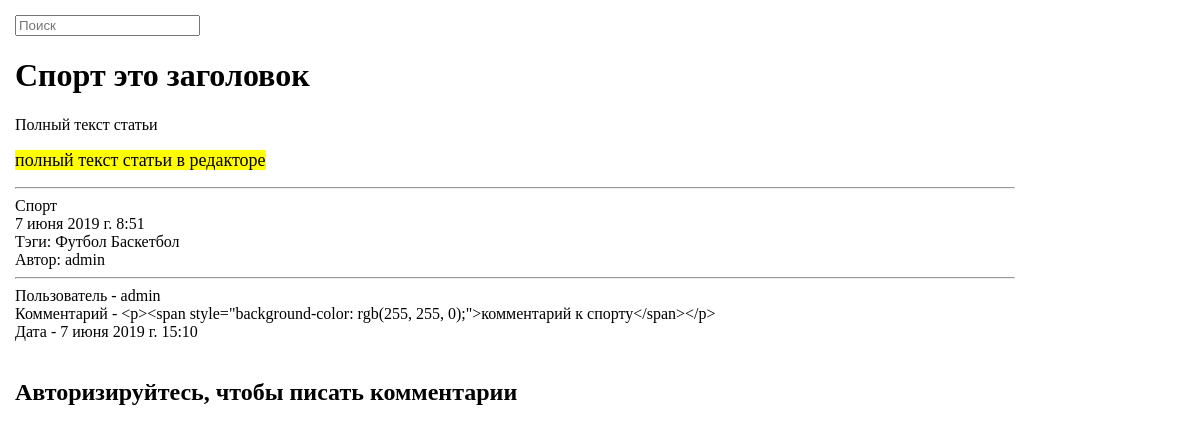
Page /single/1 on the earlier database version.
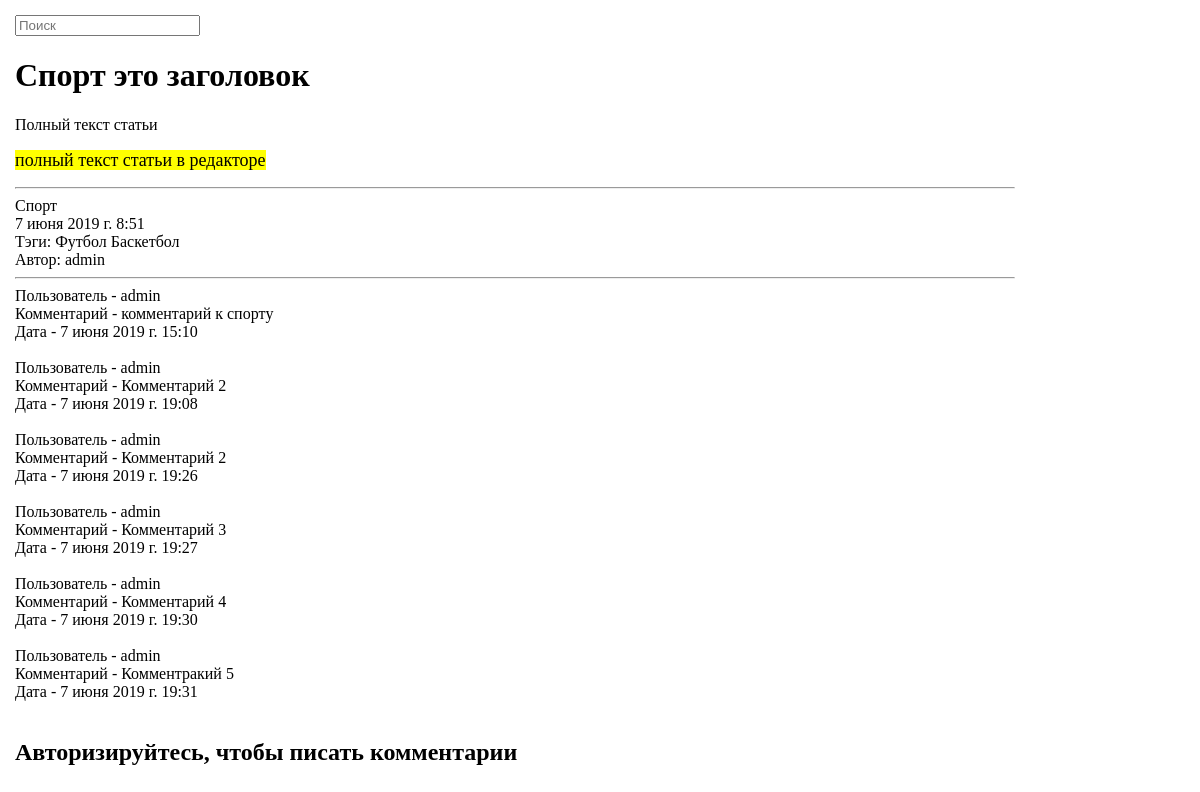
Same page on the later database version.
### news/models.py (models this page shows, shortened)
class News (models.Model):
    user = models.ForeignKey(User,          # у одного автора много постов
                             verbose_name='Автор',
                             on_delete=models.CASCADE)      # при удалении юзера все его новости удаляются
    title = models.CharField(verbose_name='Заголовок', max_length=100)
    category = models.ForeignKey(Category,          # в одной категории много новостей
                                 verbose_name='Категория',
                                 on_delete=models.SET_NULL,  # при удалении категории поле будет пустым,
                                 null=True)                  # статья удаляться не будет
    text_min = models.TextField(verbose_name="мин. текст", max_length=350)
    text = models.TextField("Текст статьи")
    tags = models.ManyToManyField(Tag, verbose_name="Теги", )  # у одной статьи несколько тегов
    created = models.DateTimeField("Дата создания", auto_now_add=True)  # Автоматическое присванивание даты
    description = models.CharField("Описание", max_length=100)
    keywords = models.CharField("Ключевые слова", max_length=50)
    class Meta:
        verbose_name = 'Статья'
        verbose_name_plural = 'Стаьи'

class Category(models.Model):
    title = models.CharField('Название', max_length=50)
    class Meta:                                 # будет в админ панели
        verbose_name = 'Категория'
        verbose_name_plural = 'Категории'
    def __str__(self):
        return self.title  # Возвращает НАЗВАНИЕ статьи

class Tag(models.Model):
    title = models.CharField("Тег", max_length=50)
    class Meta:
        verbose_name = "Тег"
        verbose_name_plural = "Теги"

class Comments(models.Model):
    text = models.TextField('Комментарий')
    new = models.ForeignKey(News,           # для использования внешнего ключа, класс News уже должен быть объявлен
                            verbose_name='новость',
                            on_delete=models.CASCADE)  # при удалении поста удаляются все комметарии
    user = models.ForeignKey(User,          # у одного автора много комментариев
                             verbose_name='Пользователь',
                             on_delete=models.CASCADE)
    created = models.DateTimeField('Дата создания', auto_now_add=True, null=True)
    moderation = models.BooleanField("Модерация", default=False)
    class Meta:
        verbose_name = 'Комментарий'
        verbose_name_plural = 'Комментарии'

### news/views.py (the view)
# urls.py: path('single/<int:pk>', views.new_single, name='new_single'),        # указываем имя, чтобы потом использовать его в шаблонах
def new_single(request, pk):           # pk is id of article
    new = get_object_or_404(News, id=pk)
    comment = Comments.objects.filter(new=pk)  # moderation=True)       # все записи, где номер статьи = pk (и комментарии модерированы)
    if request.method == 'POST':
        form = CommentForm(request.POST)        # пользователь уже ввел
        if form.is_valid():
            form = form.save(commit=False)  # Приостановили сохранение формы
            form.user = request.user  # к полю форм.юзер присваиваем имя того, кто совершил запрос
            form.new = new  # присвоим статью, на которой делали комментарий
            form.save()
            return redirect(new_single, pk)  # перенаправляем пользователя на изначальную страницу новости
    else:
        form = CommentForm()
    return render(request, "news/new_single.html",  # передаем в ХТМЛ то, что в кавычках
                  {"new": new,
                   'comments': comment,        # выше первый метод вывода комментариев
                   "form": form})          # потом перейти в УРЛ, который будет запускать эту функцию

### news/forms.py
class CommentForm(ModelForm):
    class Meta:
        model = Comments
        fields = ('text', )

### templates/news/new_single.html (shortened to what this page needs)
{% extends 'news/base.html' %}
{% block content %}
     <h1>{{ new.title }}</h1>
    <p>{{ new.text | safe }}</p><hr>
    {{ new.category }}<br>
    {{ new.created }}<br>
    Тэги: {% for tag in new.tags.all %}
            {{ tag.title }}
        {% endfor %}<br>
    Автор: {{ new.user }} <hr>
     {% for comment in comments %}
         Пользователь - {{ comment.user }}<br>
         Комментарий - {{ comment.text }}<br>
         Дата - {{ comment.created }} <br><br>
     {%  endfor %}
     {% if user.is_active %}
         <form action="" method="post">
             {% csrf_token %}
             {{ form.as_p }} <br>
             <button type="submit">Send</button>
         </form>
     {% else %}
        <h2>Авторизируйтесь, чтобы писать комментарии</h2>
     {% endif %}
{% endblock %}

### templates/news/base.html (shortened to what this page needs)
{% extends 'base.html' %}

### templates/base.html (shortened to what this page needs)
{% load staticfiles %}
<!DOCTYPE html>
<html lang="en">
<head>
    <link rel="stylesheet" href="{% static 'css/style.css' %}">
</head>
<body>
    <div class="page">
    <input type="search" value="" name="search" placeholder="Поиск">
    <div class="main">
    {% block content %}{% endblock %}
    </div>
    </div>
</body>
</html>

### static/css/style.css (style rules this page uses)
body { margin: 0; }
.page { margin: 0 auto; padding: 15px; max-width: 1300px; }
.main { width: 1000px; }

Differences in the rows shown:
changed Comments: text "<p><span style=\"background-color: rgb(255, 255, 0);\">комментарий к спорту</span></p>" → "комментарий к спортy"
added Comments: user "admin", text "Комментарий 2", created "7 июня 2019 г. 19:08"
added Comments: user "admin", text "Комментарий 2", created "7 июня 2019 г. 19:26"
added Comments: user "admin", text "Комментарий 3", created "7 июня 2019 г. 19:27"
added Comments: user "admin", text "Комментарий 4", created "7 июня 2019 г. 19:30"
added Comments: user "admin", text "Комментракий 5", created "7 июня 2019 г. 19:31"
